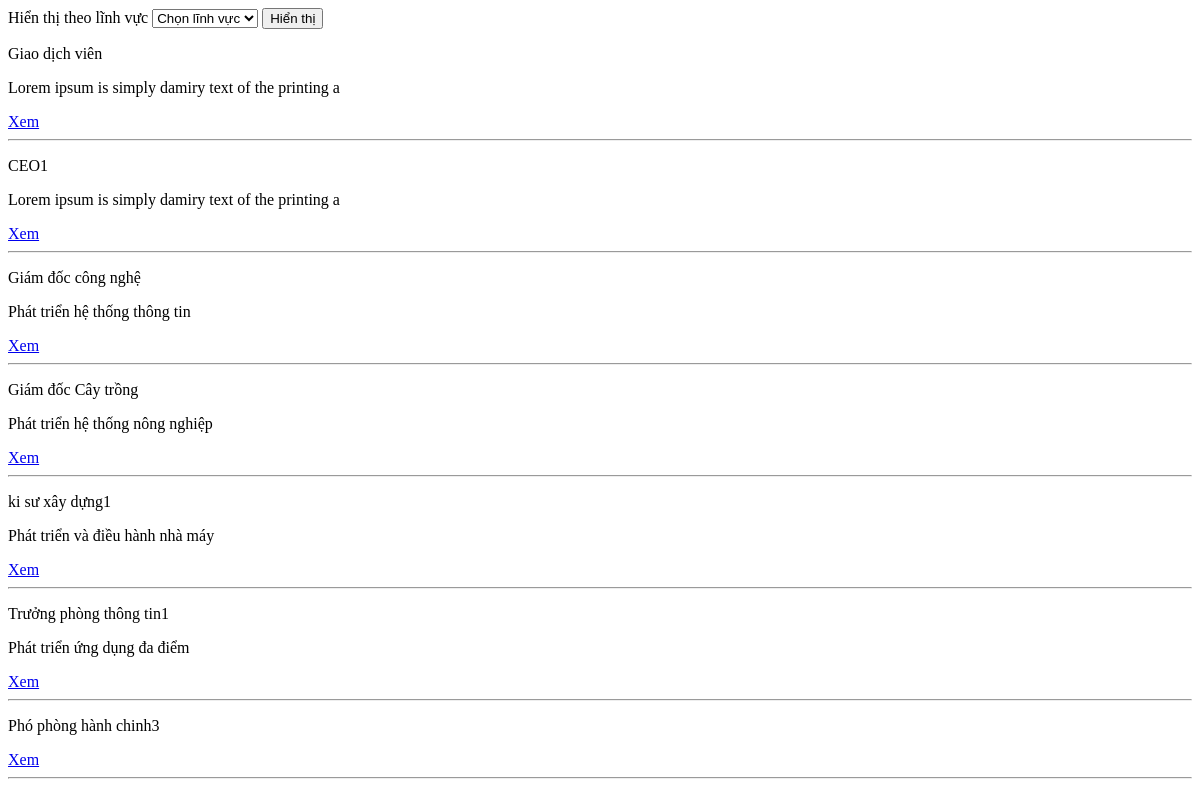
Before: /design/index1.php with the older database file.
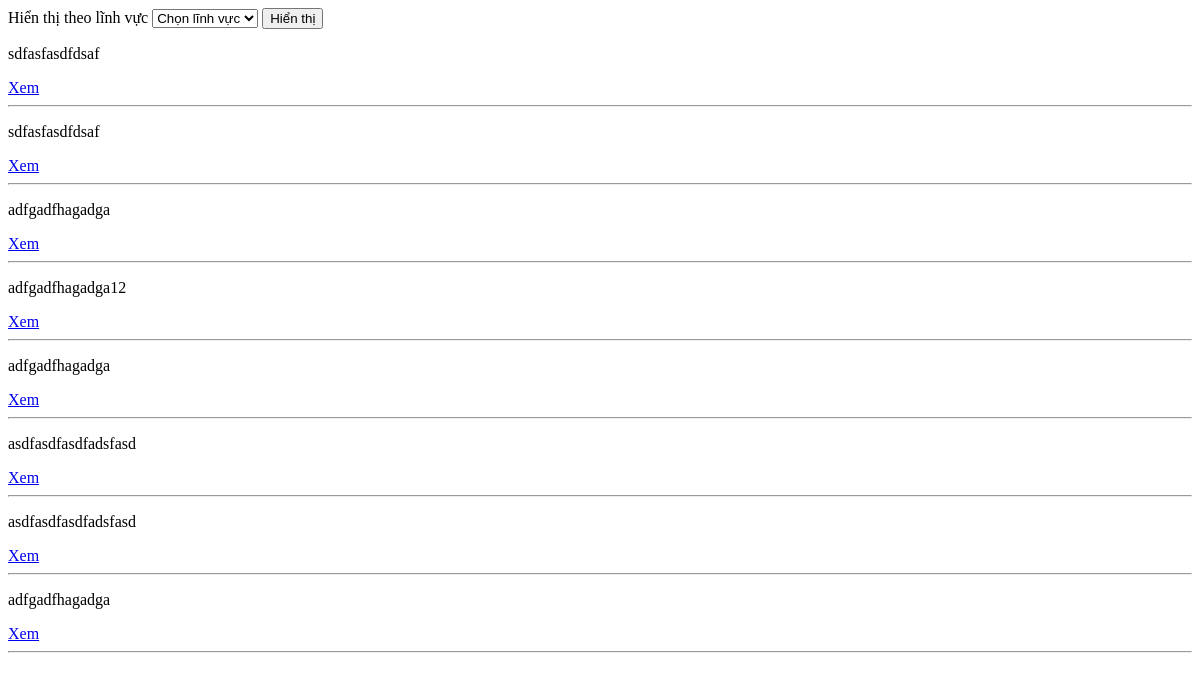
After: the same page with the newer database file.
### tables this page shows
CREATE TABLE `congviec` (
  `id` int(11) NOT NULL,
  `linh_vuc_id` int(11) NOT NULL,
  `cong_ty` varchar(255) NOT NULL,
  `chuc_danh` varchar(255) NOT NULL,
  `mo_ta` varchar(255) NOT NULL,
  `luong` varchar(255) NOT NULL,
  `vi_tri` varchar(255) NOT NULL,
  `lien_he` varchar(255) NOT NULL,
  `email` varchar(255) NOT NULL,
  `ngay_dang` timestamp NOT NULL DEFAULT current_timestamp()
);

### design/index1.php (the view, shortened to what this page needs)
<?php
$servername="localhost";
$username="root";
$password="";
$dbname="vieclam";
$conn= mysqli_connect($servername,$username,$password,$dbname);
mysqli_set_charset($conn,"utf8");
?>
<!DOCTYPE html>
<html lang="en">
<head>
</head>
<body>
    <form action="index1.php" method="get">
        <label for="linhvuc">Hiển thị theo lĩnh vực</label>
        <select name="linhvuc">
            <option value="0">Chọn lĩnh vực</option>
            <?php
                $sqlstring="SELECT  * FROM linhvuc";
            ?>
        </select>
        <input type="submit" value="Hiển thị">
    </form>
    <?php
             if (isset($_GET['linhvuc'])) {
                    $sqlstring="SELECT id,chuc_danh,mo_ta FROM congviec WHERE id=".$_GET['linhvuc'].' ORDER BY ngay_dang';
             }else {
                $sqlstring="SELECT id,chuc_danh,mo_ta FROM congviec ORDER BY ngay_dang";
             }
                $result=mysqli_query($conn,$sqlstring);
                if (mysqli_num_rows($result)>0){
                    $row_count=mysqli_num_rows($result);
                    for($i=0;$i<$row_count;$i++){
                        $row=mysqli_fetch_assoc($result);
                        echo '<div><p>'.$row['chuc_danh'].'</p><p>' .$row['mo_ta'] .'</p></div>';
                        echo '<a href="view.php?id='.$row['id'].'">Xem</a>';
                        echo '<hr>';
                    }
                }
    ?>
</body>
</html>

Changed rows visible on the page:
removed congviec: chuc_danh "Giao dịch viên", mo_ta "Lorem ipsum is simply damiry text of the printing a"
removed congviec: chuc_danh "CEO1", mo_ta "Lorem ipsum is simply damiry text of the printing a"
removed congviec: chuc_danh "Giám đốc công nghệ", mo_ta "Phát triển hệ thống thông tin"
removed congviec: chuc_danh "Giám đốc Cây trồng", mo_ta "Phát triển hệ thống nông nghiệp"
removed congviec: chuc_danh "ki sư xây dựng1", mo_ta "Phát triển và điều hành nhà máy"
removed congviec: chuc_danh "Trưởng phòng thông tin1", mo_ta "Phát triển ứng dụng đa điểm"
removed congviec: chuc_danh "Phó phòng hành chinh3"
added congviec: chuc_danh "sdfasfasdfdsaf"
added congviec: chuc_danh "sdfasfasdfdsaf"
added congviec: chuc_danh "adfgadfhagadga"
added congviec: chuc_danh "adfgadfhagadga12"
added congviec: chuc_danh "adfgadfhagadga"
added congviec: chuc_danh "asdfasdfasdfadsfasd"
added congviec: chuc_danh "asdfasdfasdfadsfasd"
added congviec: chuc_danh "adfgadfhagadga"
